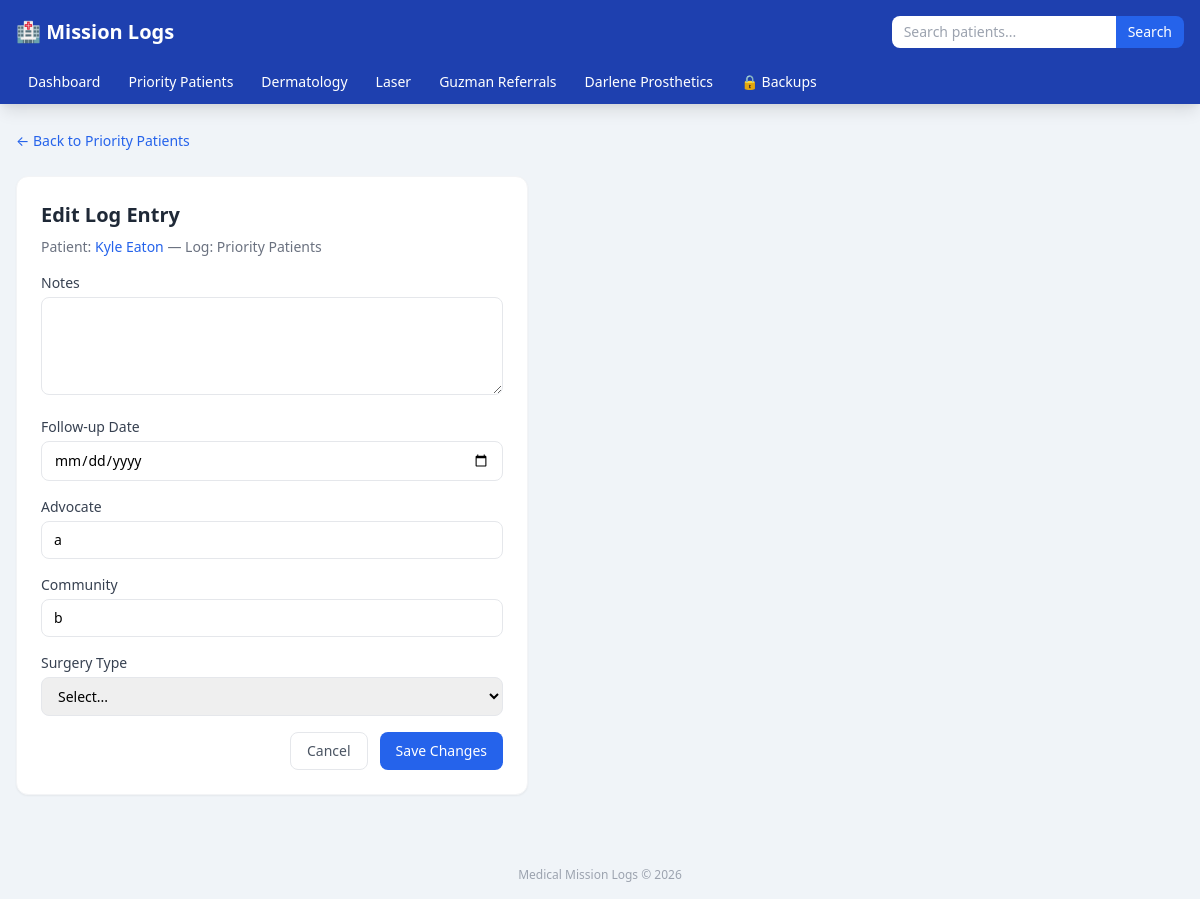
The page /log-entry/1/edit on the database its author committed.
### tables this page shows
CREATE TABLE log_entries (
            id INTEGER PRIMARY KEY AUTOINCREMENT,
            patient_id INTEGER NOT NULL,
            log_category TEXT NOT NULL,
            date_of_encounter TEXT,
            notes TEXT DEFAULT '',
            status TEXT DEFAULT 'Pending',
            follow_up_date TEXT,
            created_at TIMESTAMP DEFAULT CURRENT_TIMESTAMP,
            updated_at TIMESTAMP DEFAULT CURRENT_TIMESTAMP, advocate TEXT DEFAULT '', community TEXT DEFAULT '', problem TEXT DEFAULT '', appointment_timeframe TEXT DEFAULT '', procedure_type TEXT DEFAULT '', eye TEXT DEFAULT '', laser_date TEXT DEFAULT '', procedure TEXT DEFAULT '', derm_date TEXT DEFAULT '', surgery_type TEXT DEFAULT '', procedure_count INTEGER DEFAULT 1,
            FOREIGN KEY (patient_id) REFERENCES patients(id) ON DELETE CASCADE
        );

CREATE TABLE patients (
            id INTEGER PRIMARY KEY AUTOINCREMENT,
            full_name TEXT NOT NULL,
            chart_id TEXT NOT NULL UNIQUE,
            date_of_birth TEXT NOT NULL,
            notes TEXT DEFAULT '',
            created_at TIMESTAMP DEFAULT CURRENT_TIMESTAMP,
            updated_at TIMESTAMP DEFAULT CURRENT_TIMESTAMP
        );

### app.py (the view, shortened to what this page needs)
@app.route("/log-entry/<int:entry_id>/edit", methods=["GET", "POST"])
def edit_log_entry(entry_id):
    entry = get_log_entry(entry_id)
    if not entry:
        flash("Log entry not found.", "error")
        return redirect(url_for("dashboard"))
    return render_template("log_entry_edit.html", entry=entry, categories=LOG_CATEGORIES)

### database.py (called while the page is built)
def get_db():
    conn = sqlite3.connect(DB_PATH)
    conn.row_factory = sqlite3.Row
    conn.execute("PRAGMA foreign_keys = ON")
    return conn

def get_log_entry(entry_id):
    conn = get_db()
    entry = conn.execute(
        """SELECT le.*, p.full_name, p.chart_id, p.date_of_birth
           FROM log_entries le
           JOIN patients p ON le.patient_id = p.id
           WHERE le.id = ?""",
        (entry_id,),
    ).fetchone()
    conn.close()
    return entry

### templates/log_entry_edit.html (shortened to what this page needs)
{% extends "base.html" %}
{% block content %}
<div class="mb-6">
    <a href="/log/{{ entry.log_category }}" class="text-blue-600 hover:underline text-sm">← Back to {{ entry.log_category }}</a>
</div>
<div class="bg-white rounded-xl p-6 shadow-sm border border-gray-100 max-w-lg">
    <h1 class="text-xl font-bold text-gray-800 mb-2">Edit Log Entry</h1>
    <p class="text-sm text-gray-500 mb-4">
        Patient: <a href="/patient/{{ entry.patient_id }}" class="text-blue-600 hover:underline">{{ entry.full_name }}</a>
        — Log: {{ entry.log_category }}
    </p>
    <form action="/log-entry/{{ entry.id }}/edit" method="POST">
        <div class="mb-4">
            <label class="block text-sm font-medium text-gray-700 mb-1">Notes</label>
            <textarea name="notes" rows="4"
                      class="w-full border rounded-lg px-3 py-2 text-sm focus:ring-2 focus:ring-blue-300 focus:outline-none">{{ entry.notes }}</textarea>
        </div>
        <div class="mb-4">
            <label class="block text-sm font-medium text-gray-700 mb-1">Follow-up Date</label>
            <input type="date" name="follow_up_date" value="{{ entry.follow_up_date or '' }}"
                   class="w-full border rounded-lg px-3 py-2 text-sm focus:ring-2 focus:ring-blue-300 focus:outline-none">
        </div>
        {% if entry.log_category == 'Priority Patients' %}
        <div class="mb-4">
            <label class="block text-sm font-medium text-gray-700 mb-1">Advocate</label>
            <input type="text" name="advocate" value="{{ entry.advocate or '' }}"
                   class="w-full border rounded-lg px-3 py-2 text-sm focus:ring-2 focus:ring-blue-300 focus:outline-none">
        </div>
        <div class="mb-4">
            <label class="block text-sm font-medium text-gray-700 mb-1">Community</label>
            <input type="text" name="community" value="{{ entry.community or '' }}"
                   class="w-full border rounded-lg px-3 py-2 text-sm focus:ring-2 focus:ring-blue-300 focus:outline-none">
        </div>
        <div class="mb-4">
            <label class="block text-sm font-medium text-gray-700 mb-1">Surgery Type</label>
            <select name="surgery_type"
                    class="w-full border rounded-lg px-3 py-2 text-sm focus:ring-2 focus:ring-blue-300 focus:outline-none">
                <option value="">Select...</option>
            </select>
        </div>
        {% endif %}
        <div class="flex gap-3 justify-end">
            <a href="/log/{{ entry.log_category }}" class="px-4 py-2 rounded-lg border text-gray-600 hover:bg-gray-50 text-sm">
                Cancel
            </a>
            <button type="submit" class="bg-blue-600 text-white px-4 py-2 rounded-lg hover:bg-blue-700 text-sm font-medium">
                Save Changes
            </button>
        </div>
    </form>
</div>
{% endblock %}

### templates/base.html (style rules this page uses)
body { background-color: #f0f4f8; }

### rows shown on the page
log_entries: log_category "Priority Patients", advocate "a", community "b"
patients: full_name "Kyle Eaton"

### other values the page prints
{{ cat }} "Priority Patients" "Dermatology" "Laser" "Guzman Referrals" "Darlene Prosthetics"
